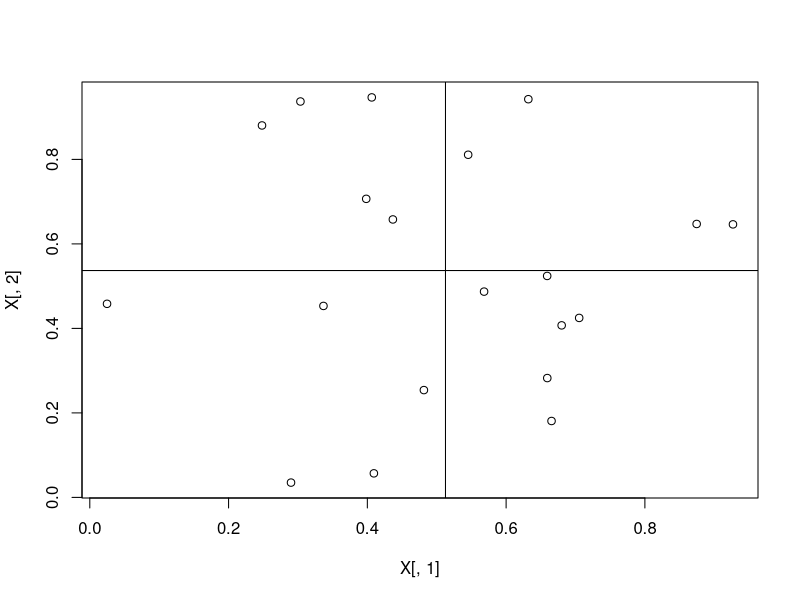

Reproduce this figure in R.
library(calibrate)


### Name: origin
### Title: Origin
### Aliases: origin
### Keywords: multivariate

### ** Examples

   X <- matrix(runif(40),ncol=2)
   plot(X[,1],X[,2])
   origin(m=c(mean(X[,1]),mean(X[,2])))
